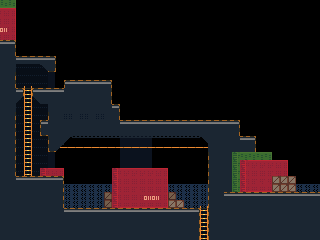

Tiled map render using the project's own tile images. Description and the map definition, with tile-layer contents summarised, below:
An orthogonal 40x30 tile map with 8x8 px tiles, 3 tile layers (BACKGROUND, BACKGROUND2, FOREGROUND), 3 tilesets and 28 objects (2x LADDER, 2x CHANGE_STAGE, ROPE, DEBUG).

<map version="1.0" orientation="orthogonal" renderorder="right-down" width="40" height="30" tilewidth="8" tileheight="8" nextobjectid="70">
 <tileset firstgid="1" source="PLACEHOLDER.tsx" />
 <tileset firstgid="9" source="SEWER.tsx" />
 <tileset firstgid="39" source="PIER.tsx" />
 <layer name="BACKGROUND" width="40" height="30">
  <data>[1200 cells, 157 non-empty, 5 distinct tile ids]</data>
 </layer>
 <layer name="BACKGROUND2" width="40" height="30">
  <data>[1200 cells, 36 non-empty, 3 distinct tile ids]</data>
 </layer>
 <objectgroup name="SOLID">
  <object id="21" x="0" y="208" width="200" height="32" />
  <object id="28" x="16" y="176" width="48" height="32" />
  <object id="29" x="40" y="168" width="24" height="8" />
  <object id="30" x="48" y="96" width="16" height="48" />
  <object id="33" x="208" y="192" width="112" height="48" />
  <object id="34" x="256" y="152" width="16" height="40" />
  <object id="36" x="272" y="160" width="16" height="32" />
  <object id="38" x="8" y="88" width="16" height="8" />
  <object id="39" x="208" y="136" width="48" height="56" />
  <object id="42" x="0" y="0" width="16" height="208" />
  <object id="46" x="112" y="168" width="56" height="40" />
  <object id="50" x="32" y="88" width="32" height="8" />
  <object id="51" x="40" y="120" width="200" height="16" />
  <object id="52" x="112" y="104" width="8" height="16" />
  <object id="56" x="64" y="80" width="48" height="24" />
  <object id="62" x="288" y="176" width="8" height="16" />
  <object id="63" x="48" y="136" width="8" height="16" />
  <object id="65" x="40" y="96" width="8" height="8" />
  <object id="66" x="16" y="56" width="40" height="8" />
  <object id="67" x="48" y="64" width="8" height="8" />
  <object id="68" x="104" y="192" width="72" height="16" />
  <object id="69" x="176" y="200" width="8" height="8" />
 </objectgroup>
 <layer name="FOREGROUND" width="40" height="30">
  <data>[1200 cells, 492 non-empty, 29 distinct tile ids]</data>
 </layer>
 <objectgroup name="OBJECTS">
  <object id="26" name="LADDER" x="201" y="208" width="7" height="32" />
  <object id="40" name="ROPE" x="56" y="148" width="152" />
  <object id="43" name="CHANGE_STAGE" x="320" y="0" width="8" height="192">
   <properties>
    <property name="CONTINUOUS" value="True" />
    <property name="LINK" value="stage/pier_05.tmx" />
   </properties>
  </object>
  <object id="41" name="LADDER" x="24" y="88" width="8" height="88" />
  <object id="60" name="CHANGE_STAGE" x="200" y="240" width="8" height="8">
   <properties>
    <property name="CONTINUOUS" value="True" />
    <property name="LINK" value="stage/pier_02.tmx" />
   </properties>
  </object>
  <object id="61" name="DEBUG" x="184" y="192" width="8" height="8" />
 </objectgroup>
</map>
